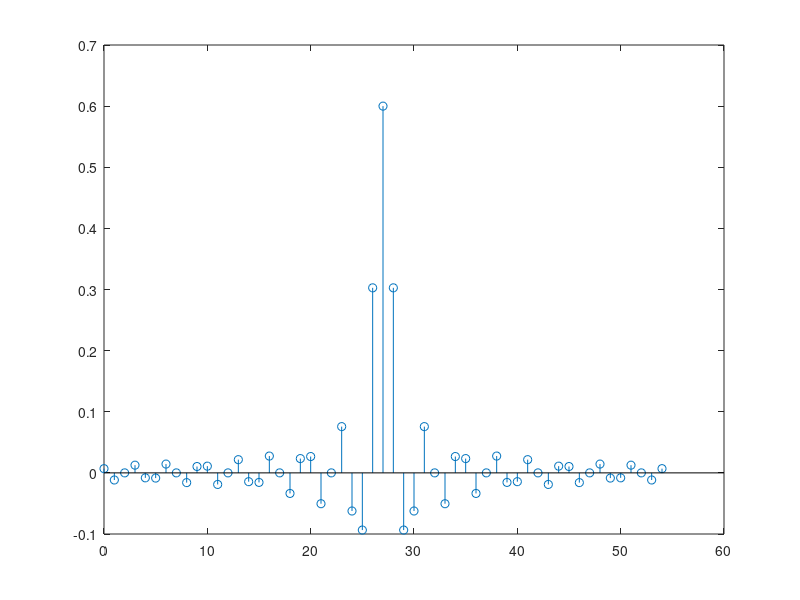
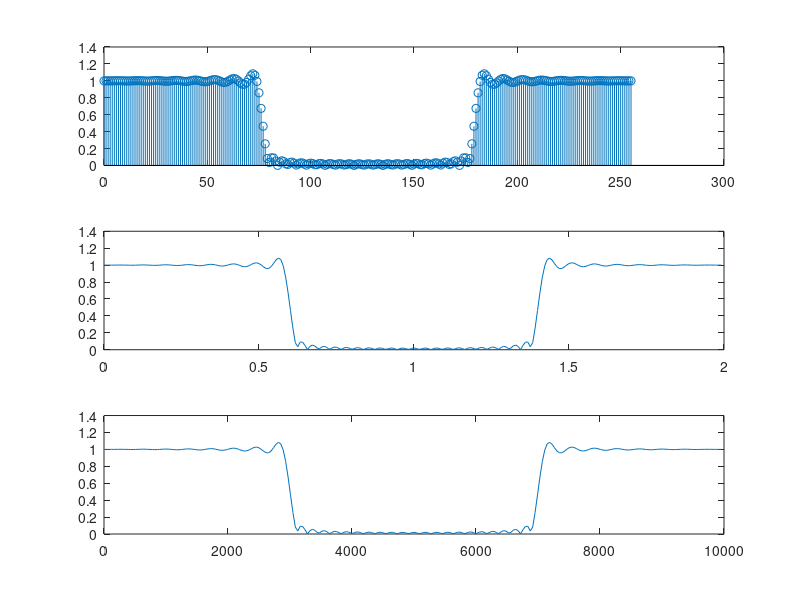
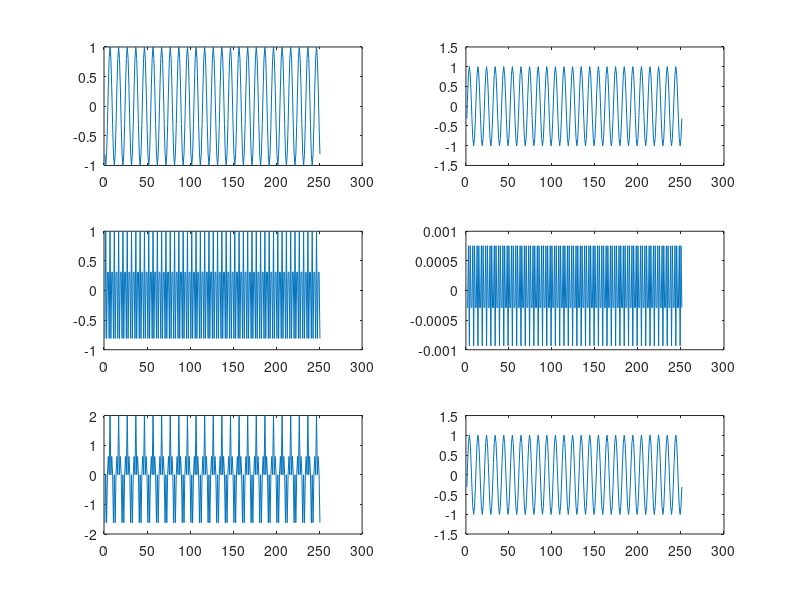

The MATLAB script that drew these images, in order:
clc;close all; clear all;
Fs = 10000;
Ts = 1/Fs;

Fc = 3000;
Wc = 2*pi*Fc/Fs;

L = 55;
c=(L+1)/2;

h = zeros(1,L);
for n = 1:c-1
    h(n) = sin(Wc*(n-c))/(pi*(n-c));
end
h(c) = Wc/pi;

for k=1:(c-1)
    
    h(k+c) = h(c-k);
end

n=0:L-1;
stem(n,h);

n = log2(L);
n = ceil(n);
N = max(256,2^n);
k=0:N-1;
H = fft(h,N);

figure;
subplot(3,1,1);
stem(k,abs(H));

%in digital frequencies.

w = 0:2*pi/N:2*pi-(2*pi/N);
w=w/pi;
subplot(3,1,2);
plot(w,abs(H));

%in analog frequencies.

f = 0:Fs/N:Fs-(Fs/N);
subplot(3,1,3);
plot(f,abs(H));




nTs = 0:Ts:1;

f1 = 1000;
f2 = 4000;

x1 = cos(2*pi*f1*nTs);
x2 = cos(2*pi*f2*nTs);
msg = x1 + x2;

y1 = conv(x1,h);
y2 = conv(x2,h);
y = conv(msg,h);

figure;
subplot(3,2,1);
plot(x1(L:L+250));

subplot(3,2,2);
plot(y1(L:L+250));

subplot(3,2,3);
plot(x2(L:L+250));

subplot(3,2,4);
plot(y2(L:L+250));

subplot(3,2,5);
plot(msg(L:L+250));

subplot(3,2,6);
plot(y(L:L+250));

